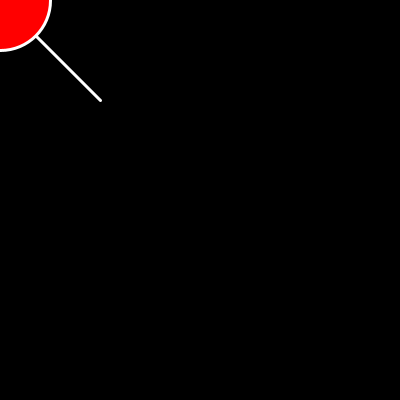
Frame 1 (no input)
Frame 60 (the mouse pressed at the canvas centre just before this capture): identical to frame 1, image omitted
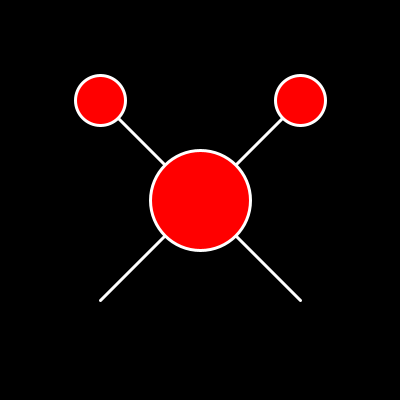
Frame 120 (the mouse held since frame 60 and released just before this capture)

The Processing sketch that drew these frames (run headless with seeded random() and noise(); from frame 60 on, the mouse is pressed at the canvas centre):

// Processing sketch: processing_120673
// ── processing_120673.pde

void setup () {
  //esto se ejecuta una sola vez al principio y sera 
  // entorno general del sketch
  size (400, 400);
  smooth();
    dibujaUnSputnik();
}

void draw () {
  background (0);
  dibujaUnSputnik ();

}
  void dibujaUnSputnik () {
    strokeWeight (3);
    stroke (255, 255, 255);
    line (mouseX-100, mouseY-100, mouseX+100, mouseY+100);

    strokeWeight (3);
    stroke (255, 255, 255);
    line (mouseX+100, mouseY-100, mouseX-100, mouseY+100);

    strokeWeight (3);
    stroke (255, 255, 255);
    fill (255, 0, 0);
    ellipse (mouseX, mouseY, width/4, height/4);

    strokeWeight (3);
    stroke (255, 255, 255);
    fill (255, 0, 0);
    ellipse (mouseX-100, mouseY-100, width/8, height/8);

    strokeWeight (3);
    stroke (255, 255, 255);
    fill (255, 0, 0);
    ellipse (mouseX+100, mouseY-100, width/8, height/8);
  }
